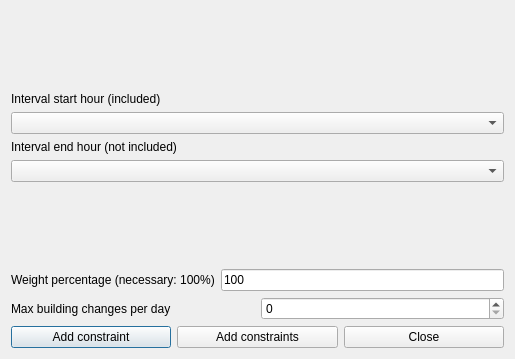
<?xml version="1.0" encoding="UTF-8"?>
<ui version="4.0">
 <class>AddConstraintTeachersMaxBuildingChangesPerRealDayInIntervalForm_template</class>
 <widget class="QDialog" name="AddConstraintTeachersMaxBuildingChangesPerRealDayInIntervalForm_template">
  <property name="geometry">
   <rect>
    <x>0</x>
    <y>0</y>
    <width>514</width>
    <height>359</height>
   </rect>
  </property>
  <property name="windowTitle">
   <string extracomment="This is the title of the dialog to add a new constraint of this type">Add teachers max building changes per real day in interval</string>
  </property>
  <layout class="QGridLayout" name="gridLayout">
   <item row="0" column="0">
    <spacer name="spacer1">
     <property name="orientation">
      <enum>Qt::Vertical</enum>
     </property>
     <property name="sizeType">
      <enum>QSizePolicy::Expanding</enum>
     </property>
     <property name="sizeHint" stdset="0">
      <size>
       <width>20</width>
       <height>21</height>
      </size>
     </property>
    </spacer>
   </item>
   <item row="3" column="0">
    <spacer name="verticalSpacer">
     <property name="orientation">
      <enum>Qt::Vertical</enum>
     </property>
     <property name="sizeHint" stdset="0">
      <size>
       <width>493</width>
       <height>24</height>
      </size>
     </property>
    </spacer>
   </item>
   <item row="2" column="0">
    <layout class="QVBoxLayout" name="verticalLayout_2">
     <item>
      <widget class="QLabel" name="endTextLabel">
       <property name="frameShape">
        <enum>QFrame::NoFrame</enum>
       </property>
       <property name="frameShadow">
        <enum>QFrame::Plain</enum>
       </property>
       <property name="text">
        <string extracomment="This field refers to a constraint operating on a given hourly interval. The selected start hour of the interval is included (is counted) in the constraint, while the selected end hour of the interval is not included (is not counted) in the constraint.">Interval end hour (not included)</string>
       </property>
       <property name="wordWrap">
        <bool>false</bool>
       </property>
      </widget>
     </item>
     <item>
      <widget class="QComboBox" name="endHourComboBox">
       <property name="editable">
        <bool>false</bool>
       </property>
       <property name="insertPolicy">
        <enum>QComboBox::NoInsert</enum>
       </property>
       <property name="duplicatesEnabled">
        <bool>false</bool>
       </property>
      </widget>
     </item>
    </layout>
   </item>
   <item row="6" column="0">
    <layout class="QHBoxLayout">
     <item>
      <widget class="QPushButton" name="addConstraintPushButton">
       <property name="text">
        <string>Add constraint</string>
       </property>
      </widget>
     </item>
     <item>
      <widget class="QPushButton" name="addConstraintsPushButton">
       <property name="text">
        <string>Add constraints</string>
       </property>
      </widget>
     </item>
     <item>
      <widget class="QPushButton" name="closePushButton">
       <property name="text">
        <string>Close</string>
       </property>
      </widget>
     </item>
    </layout>
   </item>
   <item row="4" column="0">
    <layout class="QHBoxLayout">
     <item>
      <widget class="QLabel" name="weightTextLabel">
       <property name="frameShape">
        <enum>QFrame::NoFrame</enum>
       </property>
       <property name="frameShadow">
        <enum>QFrame::Plain</enum>
       </property>
       <property name="text">
        <string>Weight percentage (necessary: 100%)</string>
       </property>
       <property name="wordWrap">
        <bool>false</bool>
       </property>
      </widget>
     </item>
     <item>
      <widget class="QLineEdit" name="weightLineEdit">
       <property name="text">
        <string notr="true">100</string>
       </property>
      </widget>
     </item>
    </layout>
   </item>
   <item row="1" column="0">
    <layout class="QVBoxLayout" name="verticalLayout">
     <item>
      <widget class="QLabel" name="startTextLabel">
       <property name="frameShape">
        <enum>QFrame::NoFrame</enum>
       </property>
       <property name="frameShadow">
        <enum>QFrame::Plain</enum>
       </property>
       <property name="text">
        <string extracomment="This field refers to a constraint operating on a given hourly interval. The selected start hour of the interval is included (is counted) in the constraint, while the selected end hour of the interval is not included (is not counted) in the constraint.">Interval start hour (included)</string>
       </property>
       <property name="wordWrap">
        <bool>false</bool>
       </property>
      </widget>
     </item>
     <item>
      <widget class="QComboBox" name="startHourComboBox">
       <property name="editable">
        <bool>false</bool>
       </property>
       <property name="insertPolicy">
        <enum>QComboBox::NoInsert</enum>
       </property>
       <property name="duplicatesEnabled">
        <bool>false</bool>
       </property>
      </widget>
     </item>
    </layout>
   </item>
   <item row="5" column="0">
    <layout class="QHBoxLayout">
     <item>
      <widget class="QLabel" name="textLabel1">
       <property name="text">
        <string>Max building changes per day</string>
       </property>
       <property name="wordWrap">
        <bool>false</bool>
       </property>
      </widget>
     </item>
     <item>
      <widget class="QSpinBox" name="maxChangesSpinBox"/>
     </item>
    </layout>
   </item>
  </layout>
 </widget>
 <layoutdefault spacing="6" margin="11"/>
 <resources/>
 <connections/>
</ui>
